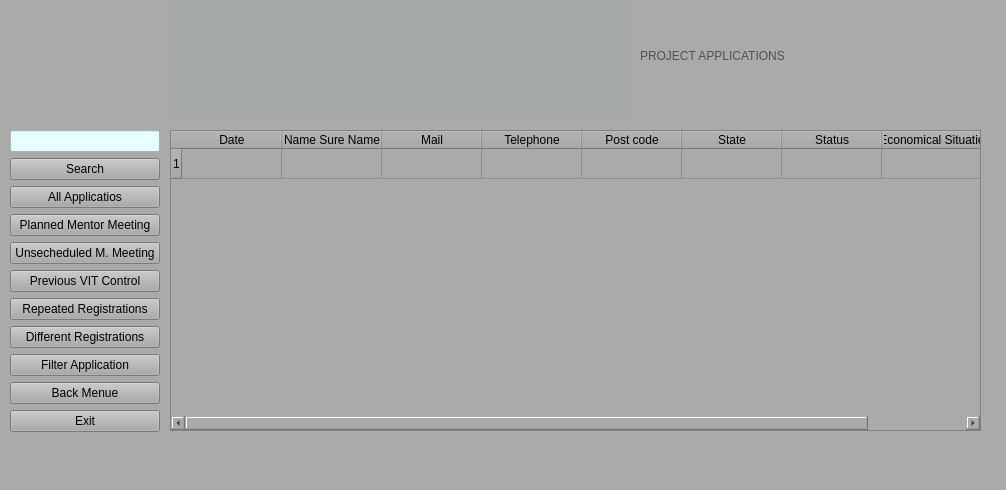
<?xml version="1.0" encoding="UTF-8"?>
<ui version="4.0">
 <class>applications</class>
 <widget class="QMainWindow" name="applications">
  <property name="geometry">
   <rect>
    <x>0</x>
    <y>0</y>
    <width>1006</width>
    <height>490</height>
   </rect>
  </property>
  <property name="windowTitle">
   <string>Applications</string>
  </property>
  <property name="styleSheet">
   <string notr="true">font: 700 10pt &quot;Times New Roman&quot;;
background-color: rgb(170, 170, 170);</string>
  </property>
  <widget class="QWidget" name="centralwidget">
   <widget class="QLabel" name="label">
    <property name="geometry">
     <rect>
      <x>170</x>
      <y>0</y>
      <width>461</width>
      <height>121</height>
     </rect>
    </property>
    <property name="styleSheet">
     <string notr="true">background-color: rgb(165, 170, 169);</string>
    </property>
    <property name="text">
     <string/>
    </property>
    <property name="pixmap">
     <pixmap>C:/Users/eng.alahdal/Downloads/logo-1.png</pixmap>
    </property>
   </widget>
   <widget class="QLabel" name="label_2">
    <property name="geometry">
     <rect>
      <x>640</x>
      <y>10</y>
      <width>521</width>
      <height>91</height>
     </rect>
    </property>
    <property name="minimumSize">
     <size>
      <width>521</width>
      <height>91</height>
     </size>
    </property>
    <property name="styleSheet">
     <string notr="true">font: 700 20pt &quot;Times New Roman&quot;;
color: rgb(81, 81, 81);</string>
    </property>
    <property name="text">
     <string>PROJECT APPLICATIONS</string>
    </property>
   </widget>
   <widget class="QTableWidget" name="tableWidget">
    <property name="geometry">
     <rect>
      <x>170</x>
      <y>130</y>
      <width>811</width>
      <height>301</height>
     </rect>
    </property>
    <property name="styleSheet">
     <string notr="true">background-color: rgb(170, 170, 170);</string>
    </property>
    <property name="rowCount">
     <number>1</number>
    </property>
    <attribute name="horizontalHeaderMinimumSectionSize">
     <number>100</number>
    </attribute>
    <row/>
    <column>
     <property name="text">
      <string>Date</string>
     </property>
    </column>
    <column>
     <property name="text">
      <string>Name Sure Name</string>
     </property>
    </column>
    <column>
     <property name="text">
      <string>Mail</string>
     </property>
    </column>
    <column>
     <property name="text">
      <string>Telephone</string>
     </property>
    </column>
    <column>
     <property name="text">
      <string>Post code</string>
     </property>
    </column>
    <column>
     <property name="text">
      <string>State</string>
     </property>
    </column>
    <column>
     <property name="text">
      <string>Status</string>
     </property>
    </column>
    <column>
     <property name="text">
      <string> Economical Situatie </string>
     </property>
    </column>
   </widget>
   <widget class="QLabel" name="label_3">
    <property name="geometry">
     <rect>
      <x>10</x>
      <y>10</y>
      <width>151</width>
      <height>111</height>
     </rect>
    </property>
    <property name="text">
     <string/>
    </property>
    <property name="textFormat">
     <enum>Qt::AutoText</enum>
    </property>
    <property name="pixmap">
     <pixmap>C:/Users/eng.alahdal/Downloads/aa.png</pixmap>
    </property>
    <property name="scaledContents">
     <bool>true</bool>
    </property>
    <property name="wordWrap">
     <bool>false</bool>
    </property>
   </widget>
   <widget class="QWidget" name="layoutWidget">
    <property name="geometry">
     <rect>
      <x>10</x>
      <y>130</y>
      <width>150</width>
      <height>312</height>
     </rect>
    </property>
    <layout class="QVBoxLayout" name="verticalLayout">
     <item>
      <widget class="QLineEdit" name="lineEdit">
       <property name="contextMenuPolicy">
        <enum>Qt::DefaultContextMenu</enum>
       </property>
       <property name="styleSheet">
        <string notr="true">background-color: rgb(231, 255, 255);
color: rgb(255, 0, 0);</string>
       </property>
       <property name="text">
        <string/>
       </property>
       <property name="echoMode">
        <enum>QLineEdit::Normal</enum>
       </property>
      </widget>
     </item>
     <item>
      <widget class="QPushButton" name="pushButton">
       <property name="text">
        <string>Search</string>
       </property>
      </widget>
     </item>
     <item>
      <widget class="QPushButton" name="pushButton_2">
       <property name="text">
        <string>All Applicatios</string>
       </property>
      </widget>
     </item>
     <item>
      <widget class="QPushButton" name="pushButton_11">
       <property name="styleSheet">
        <string notr="true">font: 700 8pt &quot;Times New Roman&quot;;</string>
       </property>
       <property name="text">
        <string>Planned Mentor Meeting</string>
       </property>
      </widget>
     </item>
     <item>
      <widget class="QPushButton" name="pushButton_10">
       <property name="styleSheet">
        <string notr="true">font: 700 8pt &quot;Times New Roman&quot;;</string>
       </property>
       <property name="text">
        <string>Unsecheduled M. Meeting</string>
       </property>
      </widget>
     </item>
     <item>
      <widget class="QPushButton" name="pushButton_9">
       <property name="text">
        <string>Previous VIT Control</string>
       </property>
      </widget>
     </item>
     <item>
      <widget class="QPushButton" name="pushButton_8">
       <property name="text">
        <string>Repeated Registrations</string>
       </property>
      </widget>
     </item>
     <item>
      <widget class="QPushButton" name="pushButton_7">
       <property name="text">
        <string>Different Registrations</string>
       </property>
      </widget>
     </item>
     <item>
      <widget class="QPushButton" name="pushButton_6">
       <property name="text">
        <string>Filter Application</string>
       </property>
      </widget>
     </item>
     <item>
      <widget class="QPushButton" name="pushButton_5">
       <property name="text">
        <string>Back Menue</string>
       </property>
      </widget>
     </item>
     <item>
      <widget class="QPushButton" name="pushButton_4">
       <property name="text">
        <string>Exit</string>
       </property>
      </widget>
     </item>
    </layout>
   </widget>
   <zorder>layoutWidget</zorder>
   <zorder>tableWidget</zorder>
   <zorder>label</zorder>
   <zorder>label_3</zorder>
   <zorder>label_2</zorder>
  </widget>
  <widget class="QMenuBar" name="menubar">
   <property name="geometry">
    <rect>
     <x>0</x>
     <y>0</y>
     <width>1006</width>
     <height>21</height>
    </rect>
   </property>
  </widget>
  <widget class="QStatusBar" name="statusbar"/>
 </widget>
 <resources/>
 <connections/>
</ui>
